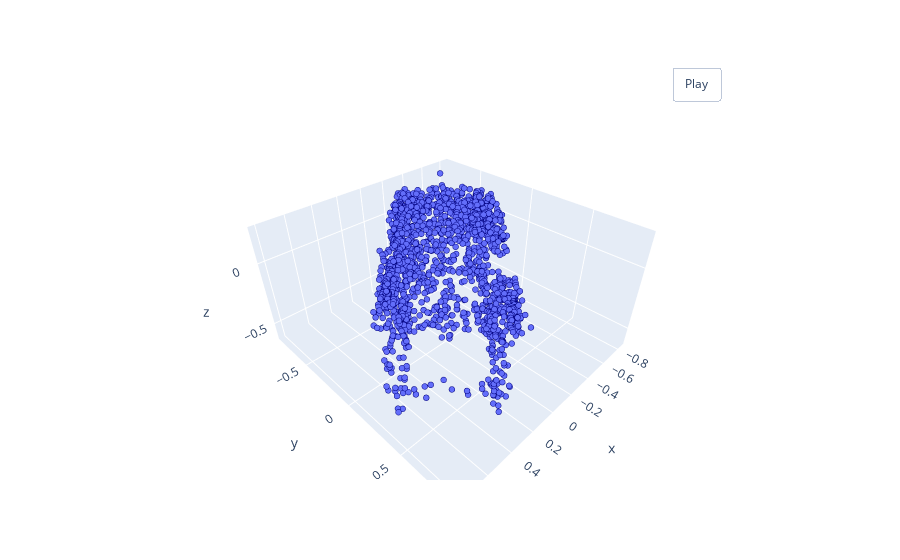

Write notebook code for a chart like this one.
### Code cell
pcshow(*resultado)

### Figure 1 — Plotly figure (JSON) as saved in the notebook; plotly's stock layout.template omitted (floating-point values rounded to 4 significant figures; data arrays with more than 128 entries replaced by an {"elided": "..."} marker saying what was removed)
{"data": [{"marker": {"line": {"color": "navy", "width": 1}, "size": 2}, "mode": "markers", "type": "scatter3d", "x": {"elided": "2048 float values"}, "y": {"elided": "2048 float values"}, "z": {"elided": "2048 float values"}}], "layout": {"updatemenus": [{"buttons": [{"args": [null, {"frame": {"duration": 50, "redraw": true}, "fromcurrent": true, "mode": "immediate", "transition": {"duration": 0}}], "label": "Play", "method": "animate"}], "pad": {"r": 10, "t": 45}, "showactive": false, "type": "buttons", "x": 0.8, "xanchor": "left", "y": 1, "yanchor": "bottom"}]}}
